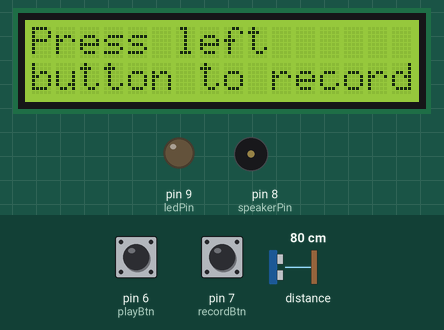
The sketch below on a simulated Arduino Uno, built with avr-gcc and run on an emulated ATmega328P. On the bench: 16×2 character LCD, output pins drawn as LEDs (lit = HIGH), buzzer (waves = sounding). The inputs (shaded band) are chosen by the test bench; at power-on: pin 7 (recordBtn) HIGH, distance to the obstacle 80 cm, pin 6 (playBtn) HIGH. EEPROM starts erased; what the sketch prints to the serial monitor is not drawn.

Above: at 1.2 s.
1.3 s: pin 7 (recordBtn) pulled LOW for 0.15 s
At 2.0 s:
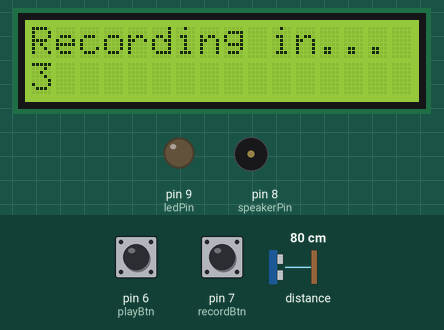
4.4 s: distance to the obstacle set to 2 cm
At 5.4 s:
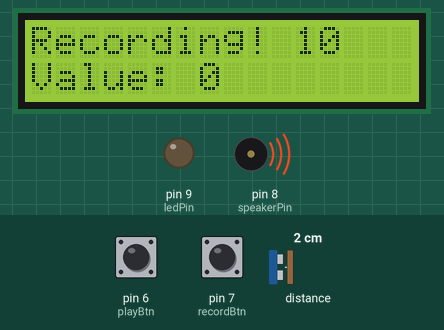
7.4 s: distance to the obstacle set to 4 cm
At 8.5 s:
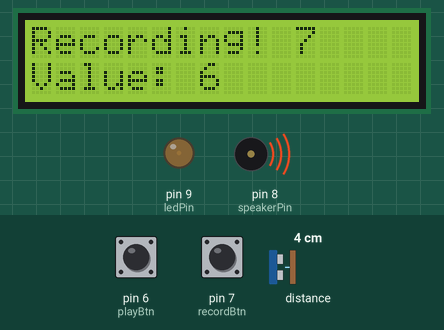
10.4 s: distance to the obstacle set to 18 cm
At 11.6 s:
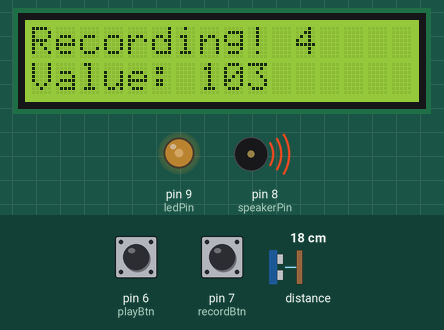
13.4 s: pin 6 (playBtn) pulled LOW for 3.2 s
At 15.6 s:
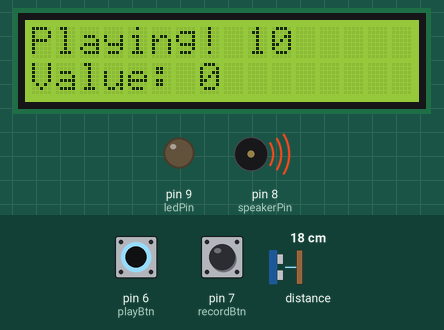
22.3 s: pin 7 (recordBtn) pulled LOW for 3.2 s
At 26.6 s:
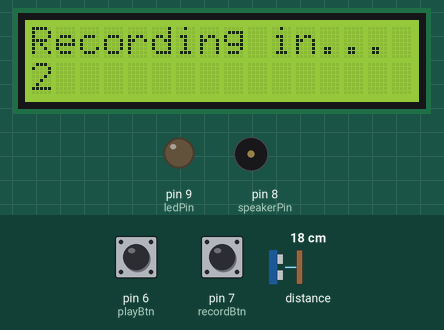
Timing chart, 0 to 28.0 s (numbered marks = the images above; inputs shaded):
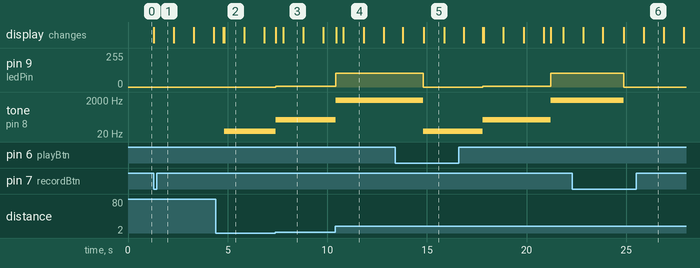

The sketch:

data-logger.ino
```cpp
// Define pins
#define ledPin 9
#define recordBtn 7
#define playBtn 6
#define speakerPin 8

// Include libraries
#include "Adafruit_VL53L0X.h"
#include <LiquidCrystal.h>
#include <EEPROM.h>

// Program variables
int addr = 0;
int data = 0;
unsigned long start = 0;

// initialize the library by associating any needed LCD interface pin
// with the arduino pin number it is connected to
const int rs = 12, en = 11, d4 = 5, d5 = 4, d6 = 3, d7 = 2;
LiquidCrystal lcd(rs, en, d4, d5, d6, d7);

// Initialize the sensor object
Adafruit_VL53L0X lox = Adafruit_VL53L0X();

void setup() {
  // Setup pins
  pinMode(ledPin, OUTPUT);
  pinMode(recordBtn, INPUT);
  pinMode(playBtn, INPUT);
  pinMode(speakerPin, OUTPUT);

  // Start LCD and Serial monitor
  lcd.begin(16, 2);
  Serial.begin(115200);
  // wait until serial port opens for native USB devices
  while (! Serial) {
    delay(1);
  }

  Serial.println("Adafruit VL53L0X test");
  if (!lox.begin()) {
    Serial.println(F("Failed to boot VL53L0X"));
    while(1);
  }
  // power
  Serial.println(F("VL53L0X API Simple Ranging example\n\n"));

  // Initialize UI
  lcd.clear();
  lcd.print("Press left");
  lcd.setCursor(0,1);
  lcd.print("button to record");
}

void loop() {

  // Turn LED and speaker off if user is not recording or playing song
  analogWrite(ledPin, 0);
  noTone(speakerPin);

  // If the user presses the record button
  if (digitalRead(recordBtn) == LOW) {
    // First clear the EEPROM
    lcd.clear();
    lcd.print("Recording in...");
    start = millis();
    addr = 0;
    for (int i = 0 ; i < EEPROM.length() ; i++) {
      lcd.setCursor(0,1);
      lcd.print(String(3-((millis()-start)/1000)));
      EEPROM.write(i, 0);
    }
    // Begin recording
    lcd.clear();
    lcd.print("Recording!");
    lcd.setCursor(0,1);
    lcd.print("Value: ");
    start = millis();
    // Record for 10 seconds
    while(millis()-start < 10000) {
      // Sensor measure object
      VL53L0X_RangingMeasurementData_t measure;

      // Get the measurement
      Serial.print("Reading a measurement... ");
      lox.rangingTest(&measure, false); // pass in 'true' to get debug data printout!

      // Check for a valid measurement
      if (measure.RangeStatus != 4) {  // phase failures have incorrect data
        Serial.print("Distance (mm): ");
        Serial.println(String(measure.RangeMilliMeter));

        // Convert the distance in mm to a byte-size (0-255) data point
        data = constrain(map(measure.RangeMilliMeter, 30, 400, 0, 255), 0, 255);
        // Write out the data to the LED
        analogWrite(ledPin, data);
        // Convert the data to a tone to play on the speaker
        tone(speakerPin, constrain(map(data, 0, 255, 30, 4800), 30, 4800));
        // Write the data to EEPROM
        EEPROM.write(addr, data);
        if (addr >= EEPROM.length()) {
          addr = 0;
        } else {
          addr++;
        }
        // Print the data to the LCD screen as well as the time remaining
        lcd.setCursor(11,0);
        lcd.print("   ");
        lcd.setCursor(11,0);
        lcd.print(String(10-((millis()-start)/1000)));
        lcd.setCursor(7,1);
        lcd.print("   ");
        lcd.setCursor(7,1);
        lcd.print(String(data));
      }
      // Delay between sensor readings
      delay(10);
    }
    // Update the UI when recording is finished
    lcd.clear();
    lcd.print("Left: Record new");
    lcd.setCursor(0,1);
    lcd.print("Right: Play back");
  }

  // User presses the play button
  if (digitalRead(playBtn) == LOW) {
    // Begin playing the song
    lcd.clear();
    lcd.print("Playing!");
    lcd.setCursor(0,1);
    lcd.print("Value: ");
    start = millis();
    // Read the EEPROM
    for (int i = 0; i < EEPROM.length(); i++) {
      analogWrite(ledPin, EEPROM.read(i));
      tone(speakerPin, constrain(map(EEPROM.read(i), 0, 255, 30, 4800), 30, 4800));
      lcd.setCursor(9,0);
      lcd.print("   ");
      lcd.setCursor(9,0);
      lcd.print(String(10-((millis()-start)/1000)));
      lcd.setCursor(7,1);
      lcd.print("   ");
      lcd.setCursor(7,1);
      lcd.print(String(EEPROM.read(i)));
      if ((10-((millis()-start)/1000) <= 0 || (10-((millis()-start)/1000) > 10))) {
        break;
      }
      delay(50);
    }
    // Update the UI when song is done playing
    lcd.clear();
    lcd.print("Left: Record new");
    lcd.setCursor(0,1);
    lcd.print("Right: Play back");
  }
}
```

Measured:
- after the input at 1.3 s, the display: changes at once (image 1)
- after the input at 4.4 s, pin 9 (ledPin): stays 0/255 (without the input it goes to 255/255 after 0.42 s); tone on pin 8 (speakerPin): silent → 30 Hz after 0.42 s
- after the input at 7.4 s, pin 9 (ledPin): 0/255 → 6/255 at once; tone on pin 8 (speakerPin): 30 Hz → 142 Hz at once
- after the input at 10.4 s, pin 9 (ledPin): 6/255 → 103/255 at once; tone on pin 8 (speakerPin): 142 Hz → 1956 Hz at once
- after the input at 13.4 s, tone on pin 8 (speakerPin): 1956 Hz → 30 Hz after 1.4 s, → 142 Hz 3.0 s later, → 1956 Hz 3.4 s later; the display: first differs from a run without the input after 1.4 s (image 5)
- after the input at 22.3 s, the display: first differs from a run without the input after 2.6 s (image 6 shows a later state)
- what the display in image 2 shows lasts 1.0 s, from 4.8 s to 5.8 s
